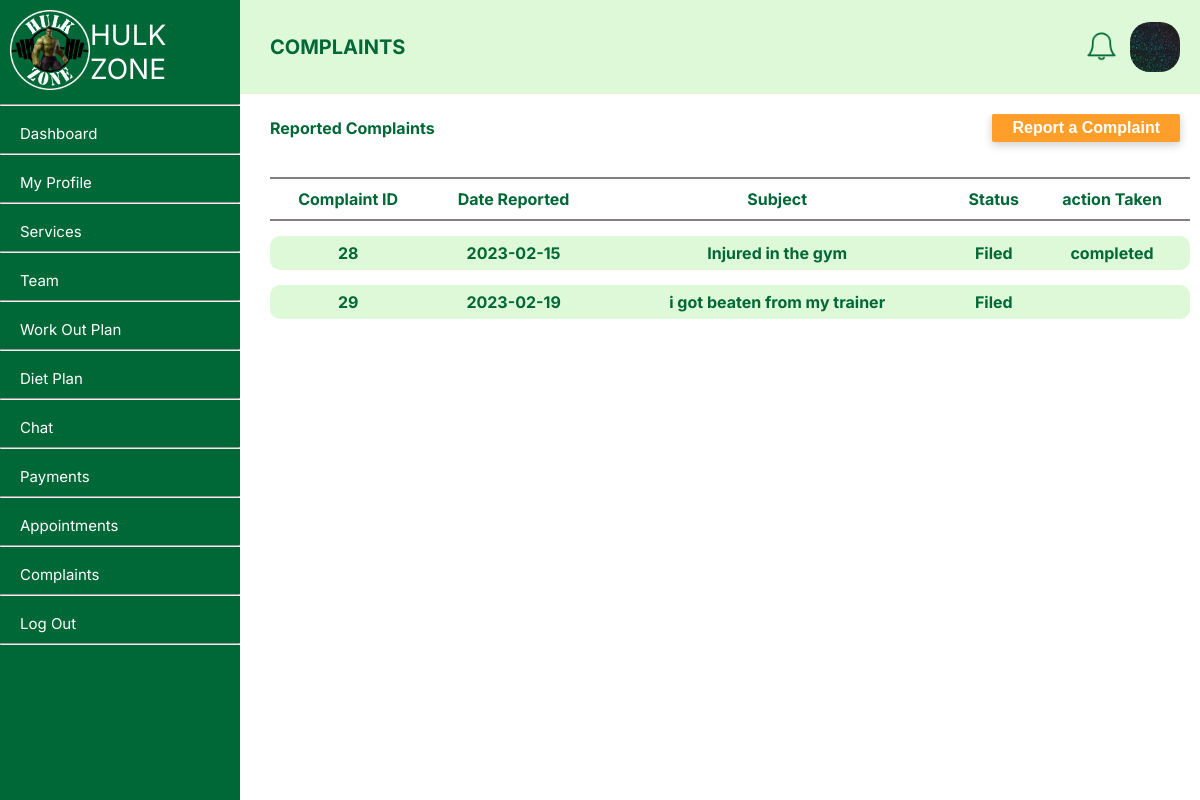
Page /member/complaint.php (signed in) on the earlier database version.
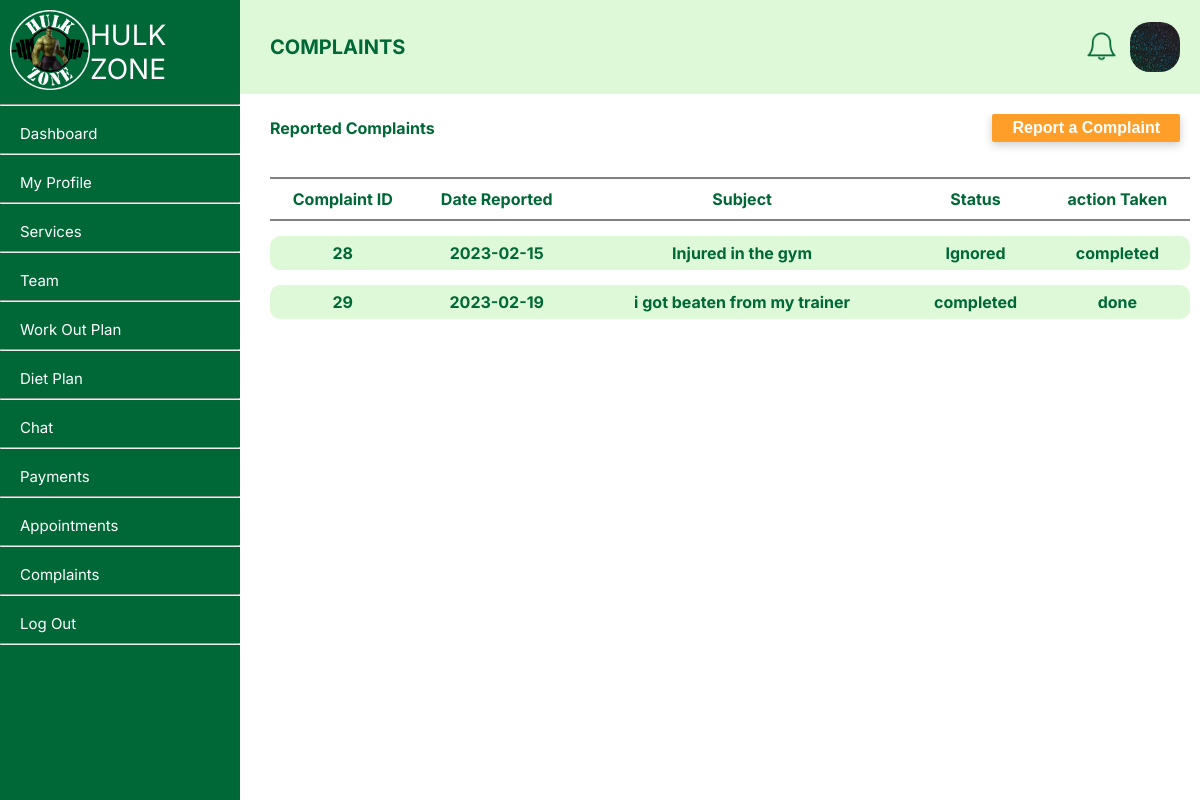
Same page on the later database version.
### tables this page shows
CREATE TABLE `complaint` (
  `complaintID` int NOT NULL,
  `subject` varchar(200) NOT NULL,
  `description` text NOT NULL,
  `status` varchar(100) NOT NULL,
  `dateReported` date NOT NULL,
  `actionTaken` text,
  `userID` int NOT NULL,
  `evidence` text
);

### member/setProfilePic.php (called while the page is built, shortened)
<?php
$query = "SELECT * from user where userID = " . $_SESSION['userID'];
    $result = mysqli_query($conn, $query);
    $query1 = "SELECT * from member where userID = " . $_SESSION['userID'];
    $result1 = mysqli_query($conn, $query1);
    if (mysqli_num_rows($result) == 1 && mysqli_num_rows($result1) == 1) {
        $row = mysqli_fetch_assoc($result);
    } else {
        echo '<script> window.alert("Error receiving data!");</script>';
    }
    if(isset($row['profilePhoto']) && $row['profilePhoto'] != NULL){
        $profilePictureLink = $row['profilePhoto'];
    }else{
        $profilePictureLink = '../profileImages/default.png';
    }
?>

### member/complaint.php (the view, shortened to what this page needs)
<?php
include "../connect.php";
?>
<?php
    include("setProfilePic.php");
?>
<!DOCTYPE html>
<html lang="en">
<head>
    <link rel="stylesheet" type="text/css" href="../member/style/gen.css">
    <link rel="stylesheet" type="text/css" href="../member/style/complaint.css">
</head>
<body>
    <div class="container">
        <div class="nav-bar">
            <?php
                include("navBar.php");
            ?>
        <div class="body">
            <div class="header">
                <div class="left">
                    COMPLAINTS
                </div>
                <div class="right">
                    <div class="notification-bell">
                        <?php include("notifications.php"); ?>
                    </div>
                    <img src="<?php echo $profilePictureLink; ?>" alt="dp" width="50px" height="50px"
                        style="border-radius: 20px;">
                </div>
            </div>
            <div class="content">
                <div class="row"
                    style="display:flex; flex-direction:row; align-items:center;   justify-content: space-between;">
                    <div>Reported Complaints</div>
                    <div><button type="button"
                            onclick="window.location.href='http://localhost/Hulkzone/member/createComplaint.php'"
                            id="fileC">Report a Complaint</button></div>
                </div>
                <div class="row" style="margin-top:10px;  margin-right:10px;">
                    <?php
                        $sql = "SELECT complaintID, subject, dateReported, status, actionTaken  FROM `complaint` where userID = " . $_SESSION['userID'];
                        $result = mysqli_query($conn, $sql);
                    echo '<table>
                    <tr>
                        <th> Complaint ID </th>
                        <th> Date Reported </th>
                        <th> Subject </th>
                        <th> Status </th>
                        <th> action Taken </th>
                    </tr>';
                    if (mysqli_num_rows($result) > 0) {
                        while ($row = mysqli_fetch_assoc($result)) {
                            $field1name = $row["complaintID"];
                            $field2name = $row["dateReported"];
                            $field3name = $row["subject"];
                            $field4name = $row["status"];
                            $field5name = $row["actionTaken"];
                            echo '<tr>
                                <td>'.$field1name.'</td>
                                <td>'.$field2name.'</td>
                                <td>'.$field3name.'</td>
                                <td>'.$field4name.'</td>
                                <td>'.$field5name.'</td>
                            </tr>';
                        }
                    }
                    echo '</table>';
                    ?>
                </div>

Differences in the rows shown:
changed complaint "Injured in the gym": status "Filed" → "Ignored"
changed complaint "i got beaten from my trainer": status "Filed" → "completed"; actionTaken (not shown) → "done"
